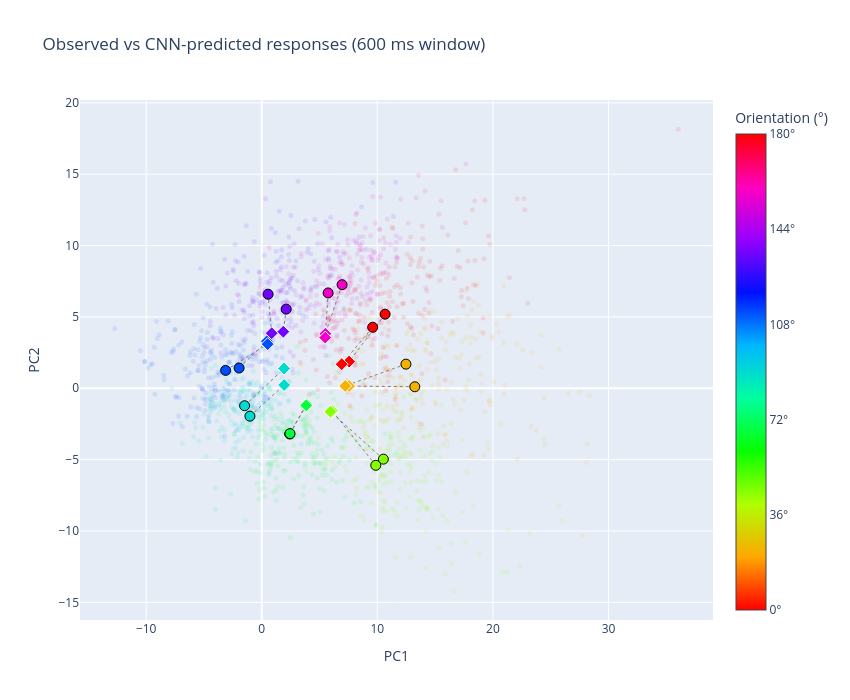

Source (notebook cell):
### Code cell
# Project observed averages, per-trial dots, and CNN predictions into PC1/PC2,
# computed from the same VIS_ORIENT_TIME window used to define the targets.
import os
import plotly.graph_objects as go
from sklearn.decomposition import PCA

X_win  = targets                                # (n_orient, n_neurons)
pca_win = PCA(n_components=2).fit(X_win)
proj_win = pca_win.components_.T                # (n_neurons, 2)
coords_win = X_win @ proj_win                   # (n_orient, 2)

# CNN predictions under greedy stims (already over the VIS_ORIENT_TIME window).
greedy_pred_full = np.zeros((len(visual_orientation_degs), n_neurons), dtype=np.float32)
for o_idx in range(len(visual_orientation_degs)):
    x = torch.from_numpy(est_stims[o_idx]).unsqueeze(0).to(device).float()
    with torch.no_grad():
        rate = torch.exp(model(x))              # (1, n_neurons, n_bins)
    greedy_pred_full[o_idx] = rate[0, :, :VIS_ORIENT_TIME // 10].sum(dim=1).cpu().numpy()
greedy_coords_win = greedy_pred_full @ proj_win

# Per-trial dots over the same VIS_ORIENT_TIME window.
vis_window_samples = (VIS_ORIENT_TIME * SAMPLE_RATE) // 1000
trial_coords  = []
trial_doubled = []
for o_idx, orientation in enumerate(visual_orientation_degs):
    trial_times = visual_trial_df[visual_trial_df['orientation'] == orientation]['timestamp'].values[:N_VIS_TRIALS]
    for t_time in trial_times:
        trial_spikes = visual_spikes[(visual_spikes['timestamp'] >= t_time) &
                                     (visual_spikes['timestamp'] <  t_time + vis_window_samples)]
        x_trial = np.zeros(n_neurons)
        if not trial_spikes.empty:
            counts = trial_spikes.groupby('neuron_id').size()
            for nid, c in counts.items():
                if nid in neuron_to_idx:
                    x_trial[neuron_to_idx[nid]] = c
        trial_coords.append(x_trial @ proj_win)
        trial_doubled.append((int(orientation) * 2) % 360)
trial_coords  = np.array(trial_coords)
trial_doubled = np.array(trial_doubled)

doubled = (np.array(visual_orientation_degs) * 2) % 360

fig = go.Figure()

# Per-trial cloud
fig.add_trace(go.Scatter(
    x=trial_coords[:, 0], y=trial_coords[:, 1],
    mode='markers',
    marker=dict(size=5, color=trial_doubled, colorscale='HSV',
                cmin=0, cmax=360, opacity=0.1, line=dict(width=0)),
    hoverinfo='skip', showlegend=False,
))

# Match links between observed and predicted
for o in range(len(visual_orientation_degs)):
    fig.add_trace(go.Scatter(
        x=[coords_win[o, 0], greedy_coords_win[o, 0]],
        y=[coords_win[o, 1], greedy_coords_win[o, 1]],
        mode='lines', line=dict(color='gray', width=1, dash='dot'),
        hoverinfo='skip', showlegend=False,
    ))

# Observed orientation averages (circles)
fig.add_trace(go.Scatter(
    x=coords_win[:, 0], y=coords_win[:, 1],
    mode='markers',
    marker=dict(size=10, color=doubled, colorscale='HSV', cmin=0, cmax=360,
                line=dict(color='black', width=1),
                colorbar=dict(
                    title='Orientation (°)',
                    tickvals=np.arange(0, 361, 72),
                    ticktext=[f'{int(v/2)}°' for v in np.arange(0, 361, 72)],
                )),
    showlegend=False,
))

# Greedy CNN predictions (diamonds)
fig.add_trace(go.Scatter(
    x=greedy_coords_win[:, 0], y=greedy_coords_win[:, 1],
    mode='markers',
    marker=dict(size=10, color=doubled, colorscale='HSV', cmin=0, cmax=360,
                symbol='diamond', line=dict(color='white', width=1)),
    showlegend=False,
))

fig.update_layout(
    title=f'Observed vs CNN-predicted responses ({VIS_ORIENT_TIME} ms window)',
    xaxis_title='PC1', yaxis_title='PC2',
    width=850, height=700,
)

os.makedirs('results', exist_ok=True)
fig.write_html('results/vis_response_pc1_pc2_recon.html', include_plotlyjs='cdn')
try:
    fig.write_image('results/vis_response_pc1_pc2_recon.svg', width=850, height=700, scale=2)
    fig.write_image('results/vis_response_pc1_pc2_recon.pdf', width=850, height=700, scale=2)
except Exception as e:
    print(f'[image export skipped: {e}]')
    print('Open the HTML in a browser and File > Print > Save as PDF for vector output.')
fig.show()

### Figure 1 — Plotly figure (JSON) as saved in the notebook; plotly's stock layout.template omitted (floating-point values rounded to 4 significant figures; data arrays with more than 128 entries replaced by an {"elided": "..."} marker saying what was removed)
{"data": [{"hoverinfo": "skip", "marker": {"cmax": 360, "cmin": 0, "color": {"elided": "1600 int values"}, "colorscale": [[0, "#ff0000"], [0.1111, "#ffa700"], [0.2222, "#afff00"], [0.3333, "#08ff00"], [0.4444, "#00ff9f"], [0.5556, "#00b7ff"], [0.6667, "#0010ff"], [0.7778, "#9700ff"], [0.8889, "#ff00bf"], [1, "#ff0000"]], "line": {"width": 0}, "opacity": 0.1, "size": 5}, "mode": "markers", "showlegend": false, "type": "scatter", "x": {"elided": "1600 float values"}, "y": {"elided": "1600 float values"}}, {"hoverinfo": "skip", "line": {"color": "gray", "dash": "dot", "width": 1}, "mode": "lines", "showlegend": false, "type": "scatter", "x": [10.67, 7.555], "y": [5.19, 1.871]}, {"hoverinfo": "skip", "line": {"color": "gray", "dash": "dot", "width": 1}, "mode": "lines", "showlegend": false, "type": "scatter", "x": [13.24, 7.553], "y": [0.1055, 0.1585]}, {"hoverinfo": "skip", "line": {"color": "gray", "dash": "dot", "width": 1}, "mode": "lines", "showlegend": false, "type": "scatter", "x": [9.865, 6.104], "y": [-5.397, -1.6]}, {"hoverinfo": "skip", "line": {"color": "gray", "dash": "dot", "width": 1}, "mode": "lines", "showlegend": false, "type": "scatter", "x": [2.416, 3.854], "y": [-3.204, -1.117]}, {"hoverinfo": "skip", "line": {"color": "gray", "dash": "dot", "width": 1}, "mode": "lines", "showlegend": false, "type": "scatter", "x": [-1.023, 1.937], "y": [-1.955, 0.2323]}, {"hoverinfo": "skip", "line": {"color": "gray", "dash": "dot", "width": 1}, "mode": "lines", "showlegend": false, "type": "scatter", "x": [-1.96, 0.446], "y": [1.419, 3.299]}, {"hoverinfo": "skip", "line": {"color": "gray", "dash": "dot", "width": 1}, "mode": "lines", "showlegend": false, "type": "scatter", "x": [2.113, 1.863], "y": [5.545, 3.965]}, {"hoverinfo": "skip", "line": {"color": "gray", "dash": "dot", "width": 1}, "mode": "lines", "showlegend": false, "type": "scatter", "x": [6.949, 5.502], "y": [7.257, 3.819]}, {"hoverinfo": "skip", "line": {"color": "gray", "dash": "dot", "width": 1}, "mode": "lines", "showlegend": false, "type": "scatter", "x": [9.598, 6.917], "y": [4.277, 1.688]}, {"hoverinfo": "skip", "line": {"color": "gray", "dash": "dot", "width": 1}, "mode": "lines", "showlegend": false, "type": "scatter", "x": [12.47, 7.221], "y": [1.691, 0.164]}, {"hoverinfo": "skip", "line": {"color": "gray", "dash": "dot", "width": 1}, "mode": "lines", "showlegend": false, "type": "scatter", "x": [10.52, 5.946], "y": [-4.966, -1.637]}, {"hoverinfo": "skip", "line": {"color": "gray", "dash": "dot", "width": 1}, "mode": "lines", "showlegend": false, "type": "scatter", "x": [2.444, 3.849], "y": [-3.179, -1.198]}, {"hoverinfo": "skip", "line": {"color": "gray", "dash": "dot", "width": 1}, "mode": "lines", "showlegend": false, "type": "scatter", "x": [-1.486, 1.929], "y": [-1.223, 1.386]}, {"hoverinfo": "skip", "line": {"color": "gray", "dash": "dot", "width": 1}, "mode": "lines", "showlegend": false, "type": "scatter", "x": [-3.129, 0.5125], "y": [1.252, 3.094]}, {"hoverinfo": "skip", "line": {"color": "gray", "dash": "dot", "width": 1}, "mode": "lines", "showlegend": false, "type": "scatter", "x": [0.5478, 0.8562], "y": [6.591, 3.856]}, {"hoverinfo": "skip", "line": {"color": "gray", "dash": "dot", "width": 1}, "mode": "lines", "showlegend": false, "type": "scatter", "x": [5.742, 5.488], "y": [6.681, 3.553]}, {"marker": {"cmax": 360, "cmin": 0, "color": [0, 45, 90, 135, 180, 225, 270, 315, 0, 45, 90, 135, 180, 225, 270, 315], "colorbar": {"ticktext": ["0°", "36°", "72°", "108°", "144°", "180°"], "tickvals": [0, 72, 144, 216, 288, 360], "title": {"text": "Orientation (°)"}}, "colorscale": [[0, "#ff0000"], [0.1111, "#ffa700"], [0.2222, "#afff00"], [0.3333, "#08ff00"], [0.4444, "#00ff9f"], [0.5556, "#00b7ff"], [0.6667, "#0010ff"], [0.7778, "#9700ff"], [0.8889, "#ff00bf"], [1, "#ff0000"]], "line": {"color": "black", "width": 1}, "size": 10}, "mode": "markers", "showlegend": false, "type": "scatter", "x": [10.67, 13.24, 9.865, 2.416, -1.023, -1.96, 2.113, 6.949, 9.598, 12.47, 10.52, 2.444, -1.486, -3.129, 0.5478, 5.742], "y": [5.19, 0.1055, -5.397, -3.204, -1.955, 1.419, 5.545, 7.257, 4.277, 1.691, -4.966, -3.179, -1.223, 1.252, 6.591, 6.681]}, {"marker": {"cmax": 360, "cmin": 0, "color": [0, 45, 90, 135, 180, 225, 270, 315, 0, 45, 90, 135, 180, 225, 270, 315], "colorscale": [[0, "#ff0000"], [0.1111, "#ffa700"], [0.2222, "#afff00"], [0.3333, "#08ff00"], [0.4444, "#00ff9f"], [0.5556, "#00b7ff"], [0.6667, "#0010ff"], [0.7778, "#9700ff"], [0.8889, "#ff00bf"], [1, "#ff0000"]], "line": {"color": "white", "width": 1}, "size": 10, "symbol": "diamond"}, "mode": "markers", "showlegend": false, "type": "scatter", "x": [7.555, 7.553, 6.104, 3.854, 1.937, 0.446, 1.863, 5.502, 6.917, 7.221, 5.946, 3.849, 1.929, 0.5125, 0.8562, 5.488], "y": [1.871, 0.1585, -1.6, -1.117, 0.2323, 3.299, 3.965, 3.819, 1.688, 0.164, -1.637, -1.198, 1.386, 3.094, 3.856, 3.553]}], "layout": {"height": 700, "title": {"text": "Observed vs CNN-predicted responses (600 ms window)"}, "width": 850, "xaxis": {"title": {"text": "PC1"}}, "yaxis": {"title": {"text": "PC2"}}}}
